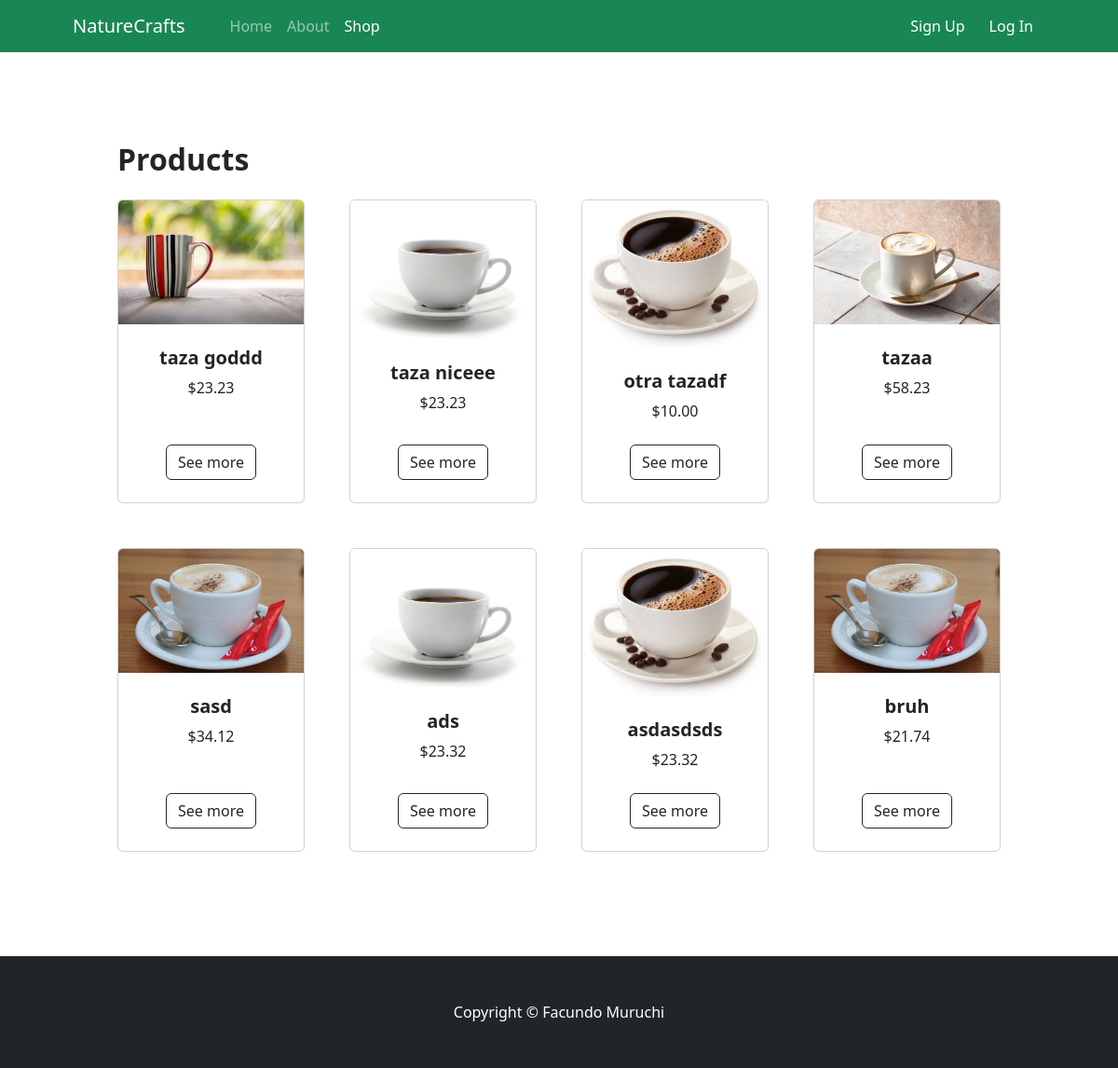
Before: /shopping/shop/ with the older database file.
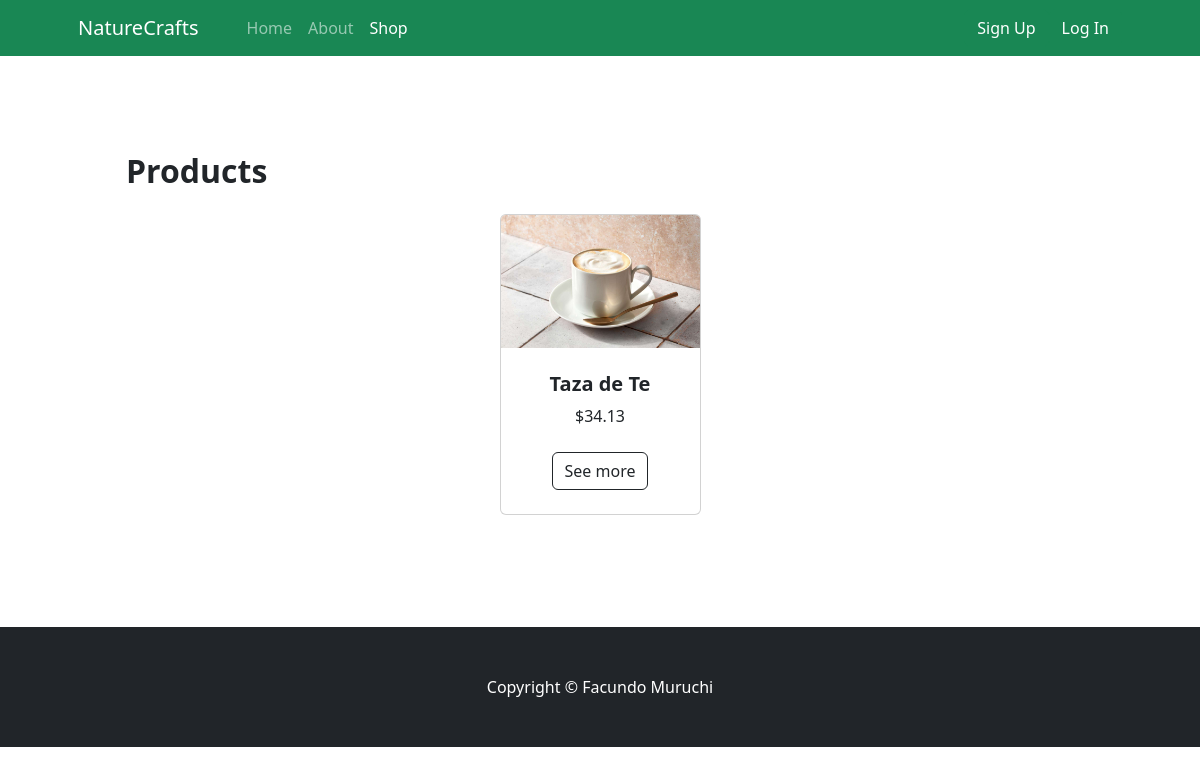
After: the same page with the newer database file.
### shopping/models.py (models this page shows, shortened)
class Post(models.Model):
    title = models.CharField(max_length=50)
    desc = RichTextField(max_length=1000)
    img = models.ImageField(upload_to='posts')
    price = models.DecimalField(max_digits=5, decimal_places=2)
    date = models.DateTimeField(auto_now=True)
    creator = models.ForeignKey(User, on_delete=models.CASCADE)

### shopping/views.py (the view)
# urls.py: path('shop/', PostListView.as_view(), name='shop'),
class PostListView(ListView):
    model = Post
    template_name = 'shopping/shop.html'

### shopping/templates/shopping/shop.html
{% extends "base.html" %}
{% load static %}
{% block active %}
<ul class="navbar-nav me-auto mb-2 mb-lg-0 ms-lg-4">
    <li class="nav-item"><a class="nav-link" href="{% url "home" %}">Home</a></li>
    <li class="nav-item"><a class="nav-link" href="{% url "about" %}">About</a></li>
    <li class="nav-item"><a class="nav-link active" aria-current="page" href="{% url "shop" %}">Shop</a></li>
</ul>
{% endblock active %}
{% block heading %}
<div class="container px-4 px-lg-5 mt-5">
    {% if object_list %}
        <h2 class="fw-bolder mb-4">Products</h2>
        <div class="row gx-4 gx-lg-5 row-cols-2 row-cols-md-3 row-cols-xl-4 justify-content-center">
            {% for post in object_list %}
                <div class="col mb-5">
                    <div class="card h-100">
                        <img class="card-img-top" src="{{post.img.url}}" alt="..." />
                        <div class="card-body p-4">
                            <div class="text-center">
                                <h5 class="fw-bolder">{{post.title}}</h5>
                                ${{post.price}}
                            </div>
                        </div>
                        <div class="card-footer p-4 pt-0 border-top-0 bg-transparent">
                            <div class="text-center"><a class="btn btn-outline-dark mt-auto" href="{% url "details" post.id %}">See more</a></div>
                        </div>
                    </div>
                </div>
            {% endfor %}
    {% else %}
        <h2 class="fw-bolder mb-4">Be the first on posting!</h2>
        <a class="btn btn-light" href="{% url "upload" %}">Upload</a>
    {% endif %}
        </div>
</div>
{% endblock heading %}

Changed rows visible on the page:
removed Post: img (picture), title "taza goddd", price "23.23"
removed Post: img (picture), title "taza niceee", price "23.23"
removed Post: img (picture), title "otra tazadf", price "10.00"
removed Post: img (picture), title "tazaa", price "58.23"
removed Post: img (picture), title "sasd", price "34.12"
removed Post: img (picture), title "ads", price "23.32"
removed Post: img (picture), title "asdasdsds", price "23.32"
removed Post: img (picture), title "bruh", price "21.74"
added Post: img (picture), title "Taza de Te", price "34.13"
